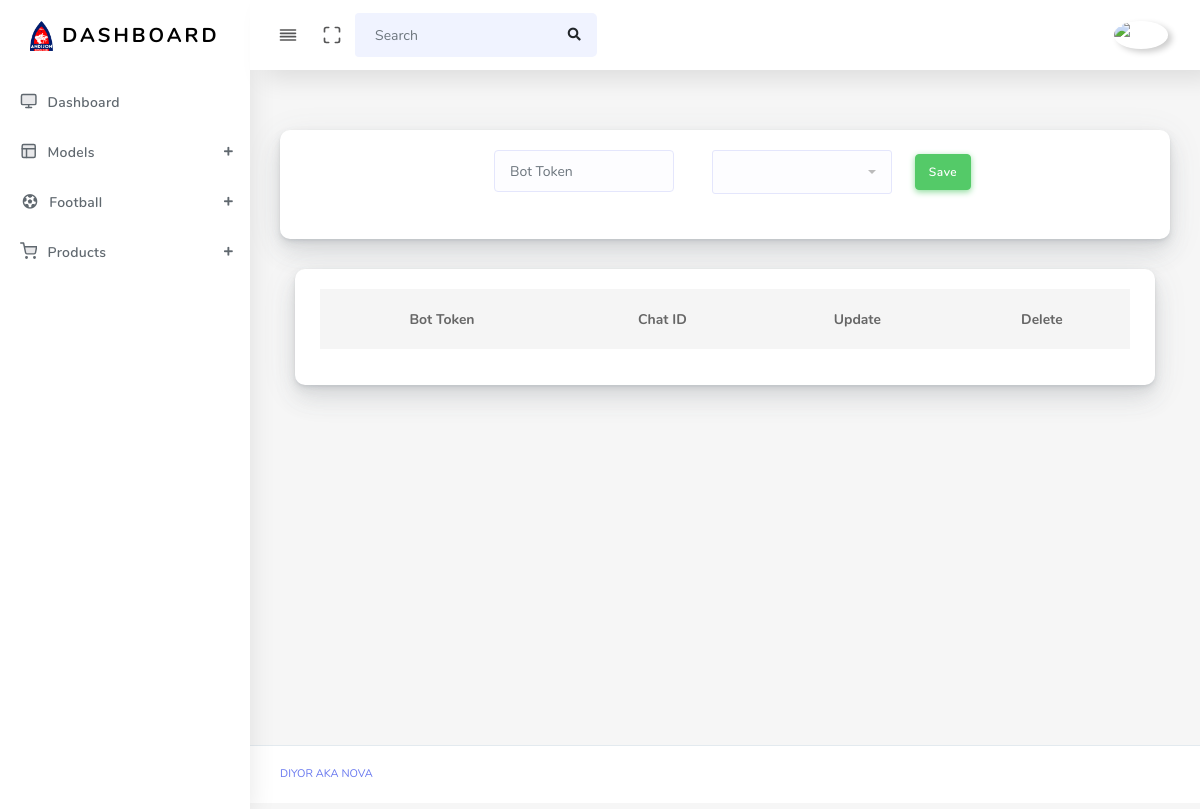
Before: /telegram/ (signed in) with the older database file.
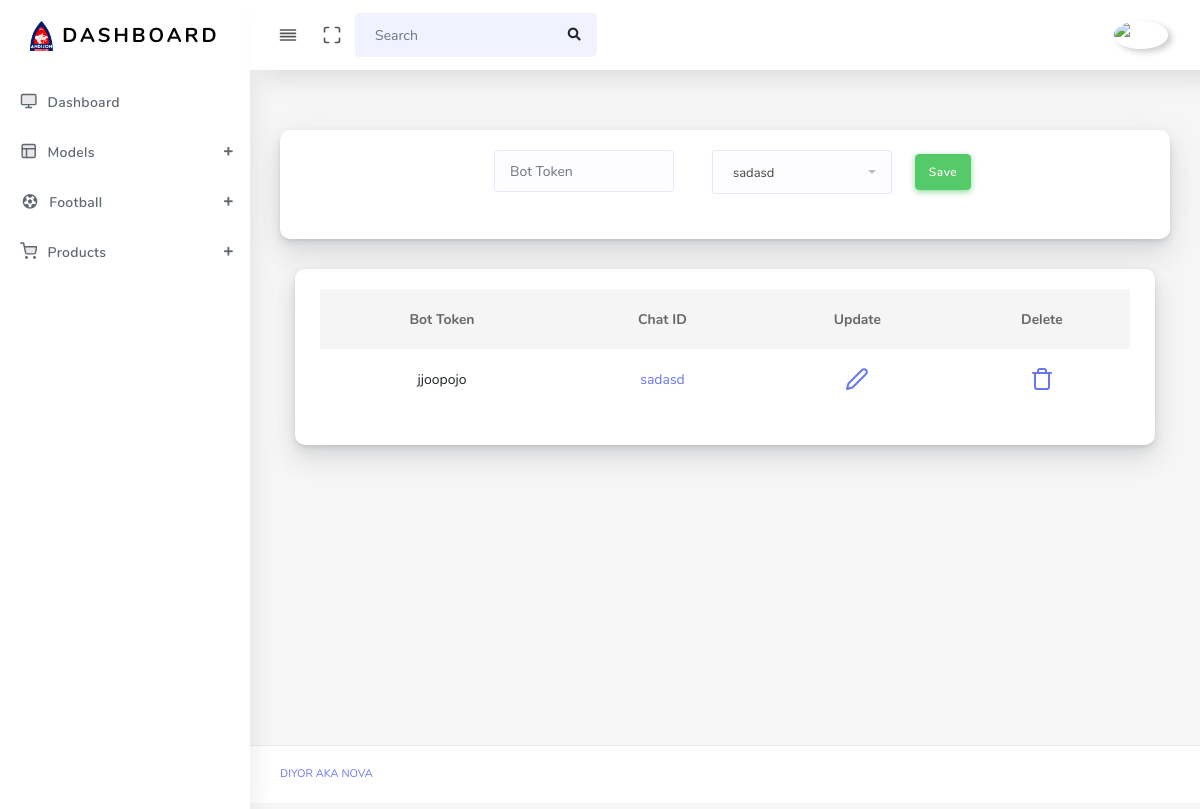
After: the same page with the newer database file.
### main/models.py (models this page shows)
class Chat(models.Model):
    chat = models.CharField(max_length=1000)

class Telegram(models.Model):
    bot_token = models.CharField(max_length=1000)
    chat = models.ManyToManyField(Chat)

### main/views.py (the view, shortened to what this page needs)
# urls.py: path('telegram/', telegram_view, name='telegram'),
@login_required(login_url='login')
def telegram_view(request):
    context = {
        'telegram': Telegram.objects.all(),
        'chat': Chat.objects.all()
    }
    return render(request, 'telegram.html', context)

### templates/telegram.html (shortened to what this page needs)
{% extends 'base.html' %}
{% block content %}
<main class="main-content">
    <div class="section-body">
        <div class="row">
            <div class="col-lg-12">
                <div class="card">
                    <div class="card-body">
                        <form action="{% url 'telegram' %}" method="post" style="display:flex; justify-content: center;">
                            <div class="form-group col-3 mr-2">
                                <input type="text" name="token" placeholder="Bot Token" class="form-control">
                            </div>
                            <div class="form-group col-3 mr-2">
                                <select class="form-control selectric" name="chat" multiple="">
                                    {% for i in chat %}
                                        <option value="{{ i.id }}">{{ i.chat }}</option>
                                    {% endfor %}
                                </select>
                            </div>
                            <div class="form-group mt-1 player-input">
                                <button class="btn btn-success">Save</button>
                            </div>
                        </form>
                    </div>
                </div>
            </div>
        </div>
    </div>
    <div class="col-12 col-md-12 col-lg-12">
        <div class="card">
            <div class="card-body">
                <table class="table table-hover" style="text-align: center">
                    <thead>
                        <tr>
                            <th scope="col">Bot Token</th>
                            <th scope="col">Chat ID</th>
                            <th scope="col">Update</th>
                            <th scope="col">Delete</th>
                        </tr>
                    </thead>
                    <tbody>
                        {% for i in telegram %}
                            <tr>
                                <td>{{ i.bot_token }}</td>
                                <td><a href="{% url 'get-chat' i.id %}">{{ i.chat.first.chat }}</a></td>
                                <td><a href="{% url 'update-telegram' i.id %}"><i class="align-middle" data-feather="edit-2"></i></a></td>
                                <td><a href="{% url 'delete-telegram' i.id %}"><i class="align-middle" data-feather="trash"></i></a></td>
                            </tr>
                        {% endfor %}
                    </tbody>
                </table>
            </div>
        </div>
    </div>
</main>
{% endblock %}

Changed rows visible on the page:
added Chat: chat "sadasd"
added Telegram: bot_token "jjoopojo", chat.first.chat "sadasd"
